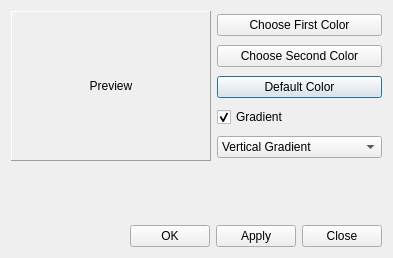
<?xml version="1.0" encoding="UTF-8"?>
<ui version="4.0">
 <class>BackgroundColor</class>
 <widget class="QDialog" name="BackgroundColor">
  <property name="windowModality">
   <enum>Qt::WindowModality::ApplicationModal</enum>
  </property>
  <property name="geometry">
   <rect>
    <x>0</x>
    <y>0</y>
    <width>363</width>
    <height>258</height>
   </rect>
  </property>
  <property name="windowTitle">
   <string>Background Color</string>
  </property>
  <property name="modal">
   <bool>true</bool>
  </property>
  <layout class="QVBoxLayout" name="verticalLayout_2">
   <item>
    <layout class="QHBoxLayout" name="horizontalLayout_2">
     <item>
      <widget class="QLabel" name="labelColorPreview">
       <property name="minimumSize">
        <size>
         <width>200</width>
         <height>150</height>
        </size>
       </property>
       <property name="frameShape">
        <enum>QFrame::Shape::Panel</enum>
       </property>
       <property name="frameShadow">
        <enum>QFrame::Shadow::Raised</enum>
       </property>
       <property name="text">
        <string>Preview</string>
       </property>
       <property name="alignment">
        <set>Qt::AlignmentFlag::AlignCenter</set>
       </property>
      </widget>
     </item>
     <item>
      <layout class="QVBoxLayout" name="verticalLayout">
       <item>
        <widget class="QPushButton" name="pushButtonTop">
         <property name="styleSheet">
          <string notr="true"/>
         </property>
         <property name="text">
          <string>Choose First Color</string>
         </property>
         <property name="autoDefault">
          <bool>false</bool>
         </property>
        </widget>
       </item>
       <item>
        <widget class="QPushButton" name="pushButtonBottom">
         <property name="text">
          <string>Choose Second Color</string>
         </property>
         <property name="autoDefault">
          <bool>false</bool>
         </property>
        </widget>
       </item>
       <item>
        <widget class="QPushButton" name="pushButtonDefaultColor">
         <property name="text">
          <string>Default Color</string>
         </property>
        </widget>
       </item>
       <item>
        <widget class="QCheckBox" name="checkBoxGrad">
         <property name="text">
          <string>Gradient</string>
         </property>
         <property name="checked">
          <bool>true</bool>
         </property>
        </widget>
       </item>
       <item>
        <widget class="QComboBox" name="comboBoxGradientStyle">
         <item>
          <property name="text">
           <string>Vertical Gradient</string>
          </property>
         </item>
         <item>
          <property name="text">
           <string>Horizontal Gradient</string>
          </property>
         </item>
         <item>
          <property name="text">
           <string>Top Left To Bottom Right</string>
          </property>
         </item>
         <item>
          <property name="text">
           <string>Top Right To Bottom Left</string>
          </property>
         </item>
        </widget>
       </item>
      </layout>
     </item>
    </layout>
   </item>
   <item>
    <spacer name="verticalSpacer">
     <property name="orientation">
      <enum>Qt::Orientation::Vertical</enum>
     </property>
     <property name="sizeHint" stdset="0">
      <size>
       <width>292</width>
       <height>49</height>
      </size>
     </property>
    </spacer>
   </item>
   <item>
    <layout class="QHBoxLayout" name="horizontalLayout">
     <item>
      <spacer name="horizontalSpacer">
       <property name="orientation">
        <enum>Qt::Orientation::Horizontal</enum>
       </property>
       <property name="sizeHint" stdset="0">
        <size>
         <width>40</width>
         <height>20</height>
        </size>
       </property>
      </spacer>
     </item>
     <item>
      <widget class="QPushButton" name="okButton">
       <property name="text">
        <string>OK</string>
       </property>
      </widget>
     </item>
     <item>
      <widget class="QPushButton" name="applyButton">
       <property name="text">
        <string>Apply</string>
       </property>
      </widget>
     </item>
     <item>
      <widget class="QPushButton" name="cancelButton">
       <property name="text">
        <string>Close</string>
       </property>
       <property name="autoDefault">
        <bool>false</bool>
       </property>
      </widget>
     </item>
    </layout>
   </item>
  </layout>
 </widget>
 <tabstops>
  <tabstop>pushButtonTop</tabstop>
  <tabstop>pushButtonBottom</tabstop>
  <tabstop>pushButtonDefaultColor</tabstop>
  <tabstop>okButton</tabstop>
  <tabstop>applyButton</tabstop>
  <tabstop>cancelButton</tabstop>
 </tabstops>
 <resources/>
 <connections>
  <connection>
   <sender>checkBoxGrad</sender>
   <signal>toggled(bool)</signal>
   <receiver>pushButtonBottom</receiver>
   <slot>setEnabled(bool)</slot>
   <hints>
    <hint type="sourcelabel">
     <x>232</x>
     <y>122</y>
    </hint>
    <hint type="destinationlabel">
     <x>203</x>
     <y>55</y>
    </hint>
   </hints>
  </connection>
  <connection>
   <sender>checkBoxGrad</sender>
   <signal>clicked(bool)</signal>
   <receiver>comboBoxGradientStyle</receiver>
   <slot>setEnabled(bool)</slot>
   <hints>
    <hint type="sourcelabel">
     <x>264</x>
     <y>112</y>
    </hint>
    <hint type="destinationlabel">
     <x>269</x>
     <y>143</y>
    </hint>
   </hints>
  </connection>
 </connections>
</ui>
